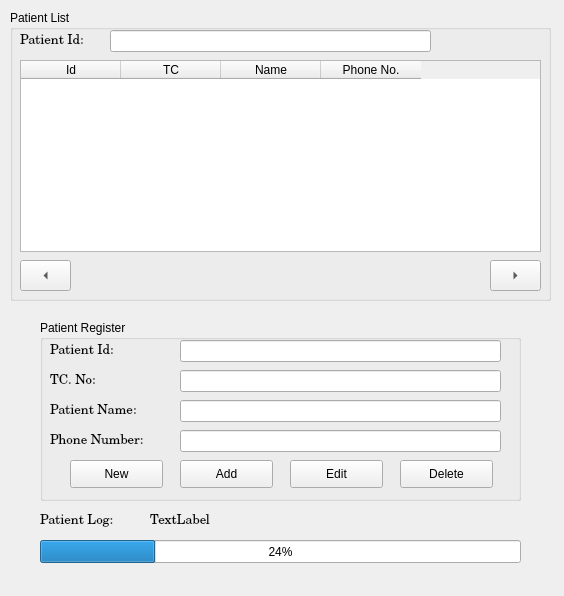
<?xml version="1.0" encoding="UTF-8"?>
<ui version="4.0">
 <class>Form</class>
 <widget class="QWidget" name="Form">
  <property name="geometry">
   <rect>
    <x>0</x>
    <y>0</y>
    <width>564</width>
    <height>596</height>
   </rect>
  </property>
  <property name="windowTitle">
   <string>Form</string>
  </property>
  <widget class="QGroupBox" name="patientlistGroupBox">
   <property name="geometry">
    <rect>
     <x>10</x>
     <y>10</y>
     <width>541</width>
     <height>291</height>
    </rect>
   </property>
   <property name="title">
    <string>Patient List</string>
   </property>
   <widget class="QLabel" name="label">
    <property name="geometry">
     <rect>
      <x>10</x>
      <y>20</y>
      <width>91</width>
      <height>21</height>
     </rect>
    </property>
    <property name="font">
     <font>
      <family>Century Schoolbook</family>
      <pointsize>10</pointsize>
     </font>
    </property>
    <property name="text">
     <string>Patient Id:</string>
    </property>
   </widget>
   <widget class="QLineEdit" name="leFindPatientId">
    <property name="geometry">
     <rect>
      <x>100</x>
      <y>20</y>
      <width>321</width>
      <height>22</height>
     </rect>
    </property>
   </widget>
   <widget class="QTableWidget" name="patienttableWidget">
    <property name="geometry">
     <rect>
      <x>10</x>
      <y>50</y>
      <width>521</width>
      <height>192</height>
     </rect>
    </property>
    <column>
     <property name="text">
      <string>Id</string>
     </property>
    </column>
    <column>
     <property name="text">
      <string>TC</string>
     </property>
    </column>
    <column>
     <property name="text">
      <string>Name</string>
     </property>
    </column>
    <column>
     <property name="text">
      <string>Phone No.</string>
     </property>
    </column>
   </widget>
   <widget class="QToolButton" name="btnBefore">
    <property name="geometry">
     <rect>
      <x>10</x>
      <y>250</y>
      <width>51</width>
      <height>31</height>
     </rect>
    </property>
    <property name="text">
     <string>...</string>
    </property>
    <property name="arrowType">
     <enum>Qt::LeftArrow</enum>
    </property>
   </widget>
   <widget class="QToolButton" name="btnAfter">
    <property name="geometry">
     <rect>
      <x>480</x>
      <y>250</y>
      <width>51</width>
      <height>31</height>
     </rect>
    </property>
    <property name="text">
     <string>...</string>
    </property>
    <property name="arrowType">
     <enum>Qt::RightArrow</enum>
    </property>
   </widget>
  </widget>
  <widget class="QGroupBox" name="patientregisterGroupBox">
   <property name="geometry">
    <rect>
     <x>40</x>
     <y>320</y>
     <width>481</width>
     <height>181</height>
    </rect>
   </property>
   <property name="title">
    <string>Patient Register</string>
   </property>
   <widget class="QLabel" name="labelPatientId">
    <property name="geometry">
     <rect>
      <x>10</x>
      <y>20</y>
      <width>91</width>
      <height>21</height>
     </rect>
    </property>
    <property name="font">
     <font>
      <family>Century Schoolbook</family>
      <pointsize>10</pointsize>
     </font>
    </property>
    <property name="text">
     <string>Patient Id:</string>
    </property>
   </widget>
   <widget class="QLineEdit" name="leRegPatientId">
    <property name="geometry">
     <rect>
      <x>140</x>
      <y>20</y>
      <width>321</width>
      <height>22</height>
     </rect>
    </property>
   </widget>
   <widget class="QLabel" name="labelTC">
    <property name="geometry">
     <rect>
      <x>10</x>
      <y>50</y>
      <width>91</width>
      <height>21</height>
     </rect>
    </property>
    <property name="font">
     <font>
      <family>Century Schoolbook</family>
      <pointsize>10</pointsize>
     </font>
    </property>
    <property name="text">
     <string>TC. No:</string>
    </property>
   </widget>
   <widget class="QLineEdit" name="leRegPatientTC">
    <property name="geometry">
     <rect>
      <x>140</x>
      <y>50</y>
      <width>321</width>
      <height>22</height>
     </rect>
    </property>
   </widget>
   <widget class="QLabel" name="labelName">
    <property name="geometry">
     <rect>
      <x>10</x>
      <y>80</y>
      <width>121</width>
      <height>21</height>
     </rect>
    </property>
    <property name="font">
     <font>
      <family>Century Schoolbook</family>
      <pointsize>10</pointsize>
     </font>
    </property>
    <property name="text">
     <string>Patient Name:</string>
    </property>
   </widget>
   <widget class="QLineEdit" name="leRegPatientName">
    <property name="geometry">
     <rect>
      <x>140</x>
      <y>80</y>
      <width>321</width>
      <height>22</height>
     </rect>
    </property>
   </widget>
   <widget class="QLabel" name="labelPhone">
    <property name="geometry">
     <rect>
      <x>10</x>
      <y>110</y>
      <width>131</width>
      <height>21</height>
     </rect>
    </property>
    <property name="font">
     <font>
      <family>Century Schoolbook</family>
      <pointsize>10</pointsize>
     </font>
    </property>
    <property name="text">
     <string>Phone Number:</string>
    </property>
   </widget>
   <widget class="QLineEdit" name="leRegPatientPhone">
    <property name="geometry">
     <rect>
      <x>140</x>
      <y>110</y>
      <width>321</width>
      <height>22</height>
     </rect>
    </property>
   </widget>
   <widget class="QPushButton" name="btnNew">
    <property name="geometry">
     <rect>
      <x>30</x>
      <y>140</y>
      <width>93</width>
      <height>28</height>
     </rect>
    </property>
    <property name="text">
     <string>New</string>
    </property>
   </widget>
   <widget class="QPushButton" name="btnAdd">
    <property name="geometry">
     <rect>
      <x>140</x>
      <y>140</y>
      <width>93</width>
      <height>28</height>
     </rect>
    </property>
    <property name="text">
     <string>Add</string>
    </property>
   </widget>
   <widget class="QPushButton" name="btnEdit">
    <property name="geometry">
     <rect>
      <x>250</x>
      <y>140</y>
      <width>93</width>
      <height>28</height>
     </rect>
    </property>
    <property name="text">
     <string>Edit</string>
    </property>
   </widget>
   <widget class="QPushButton" name="btnDelete">
    <property name="geometry">
     <rect>
      <x>360</x>
      <y>140</y>
      <width>93</width>
      <height>28</height>
     </rect>
    </property>
    <property name="text">
     <string>Delete</string>
    </property>
   </widget>
  </widget>
  <widget class="QLabel" name="label_6">
   <property name="geometry">
    <rect>
     <x>40</x>
     <y>510</y>
     <width>101</width>
     <height>21</height>
    </rect>
   </property>
   <property name="font">
    <font>
     <family>Century Schoolbook</family>
     <pointsize>10</pointsize>
    </font>
   </property>
   <property name="text">
    <string>Patient Log:</string>
   </property>
  </widget>
  <widget class="QLabel" name="lShowPatientN">
   <property name="geometry">
    <rect>
     <x>150</x>
     <y>510</y>
     <width>81</width>
     <height>21</height>
    </rect>
   </property>
   <property name="font">
    <font>
     <family>Century Schoolbook</family>
     <pointsize>10</pointsize>
    </font>
   </property>
   <property name="text">
    <string>TextLabel</string>
   </property>
  </widget>
  <widget class="QProgressBar" name="progressBar">
   <property name="geometry">
    <rect>
     <x>40</x>
     <y>540</y>
     <width>481</width>
     <height>23</height>
    </rect>
   </property>
   <property name="value">
    <number>24</number>
   </property>
  </widget>
 </widget>
 <resources/>
 <connections/>
</ui>
